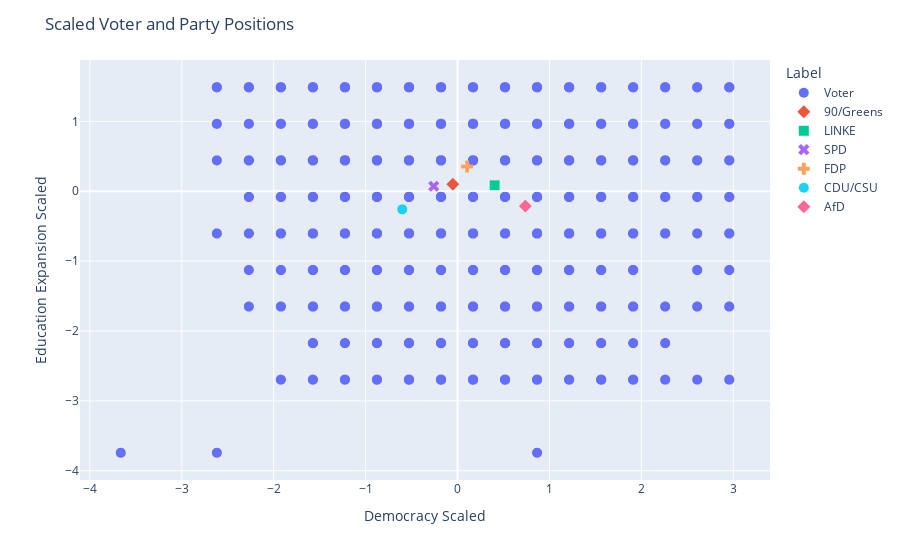

Notebook code for this chart:
### Code cell
concatenated_df = pd.concat([voter_scaled, party_scaled_df], ignore_index=True)

fig = px.scatter(
    concatenated_df,
    x=x_scaled,
    y=y_scaled,
    color='Label',
    symbol='Label')
fig.update_traces(marker=dict(size=10))
fig.update_layout(title='Scaled Voter and Party Positions')
fig.show()

### Figure 1 — Plotly figure (JSON) as saved in the notebook; plotly's stock layout.template omitted (floating-point values rounded to 4 significant figures; data arrays with more than 128 entries replaced by an {"elided": "..."} marker saying what was removed)
{"data": [{"hovertemplate": "Label=Voter<br>Democracy Scaled=%{x}<br>Education Expansion Scaled=%{y}<extra></extra>", "legendgroup": "Voter", "marker": {"color": "#636efa", "size": 10, "symbol": "circle"}, "mode": "markers", "name": "Voter", "showlegend": true, "type": "scattergl", "x": {"elided": "6874 float values"}, "xaxis": "x", "y": {"elided": "6874 float values"}, "yaxis": "y"}, {"hovertemplate": "Label=90/Greens<br>Democracy Scaled=%{x}<br>Education Expansion Scaled=%{y}<extra></extra>", "legendgroup": "90/Greens", "marker": {"color": "#EF553B", "size": 10, "symbol": "diamond"}, "mode": "markers", "name": "90/Greens", "showlegend": true, "type": "scattergl", "x": [-0.05114], "xaxis": "x", "y": [0.1007], "yaxis": "y"}, {"hovertemplate": "Label=LINKE<br>Democracy Scaled=%{x}<br>Education Expansion Scaled=%{y}<extra></extra>", "legendgroup": "LINKE", "marker": {"color": "#00cc96", "size": 10, "symbol": "square"}, "mode": "markers", "name": "LINKE", "showlegend": true, "type": "scattergl", "x": [0.4044], "xaxis": "x", "y": [0.08601], "yaxis": "y"}, {"hovertemplate": "Label=SPD<br>Democracy Scaled=%{x}<br>Education Expansion Scaled=%{y}<extra></extra>", "legendgroup": "SPD", "marker": {"color": "#ab63fa", "size": 10, "symbol": "x"}, "mode": "markers", "name": "SPD", "showlegend": true, "type": "scattergl", "x": [-0.2589], "xaxis": "x", "y": [0.07183], "yaxis": "y"}, {"hovertemplate": "Label=FDP<br>Democracy Scaled=%{x}<br>Education Expansion Scaled=%{y}<extra></extra>", "legendgroup": "FDP", "marker": {"color": "#FFA15A", "size": 10, "symbol": "cross"}, "mode": "markers", "name": "FDP", "showlegend": true, "type": "scattergl", "x": [0.1047], "xaxis": "x", "y": [0.3545], "yaxis": "y"}, {"hovertemplate": "Label=CDU/CSU<br>Democracy Scaled=%{x}<br>Education Expansion Scaled=%{y}<extra></extra>", "legendgroup": "CDU/CSU", "marker": {"color": "#19d3f3", "size": 10, "symbol": "circle"}, "mode": "markers", "name": "CDU/CSU", "showlegend": true, "type": "scattergl", "x": [-0.6013], "xaxis": "x", "y": [-0.2583], "yaxis": "y"}, {"hovertemplate": "Label=AfD<br>Democracy Scaled=%{x}<br>Education Expansion Scaled=%{y}<extra></extra>", "legendgroup": "AfD", "marker": {"color": "#FF6692", "size": 10, "symbol": "diamond"}, "mode": "markers", "name": "AfD", "showlegend": true, "type": "scattergl", "x": [0.7377], "xaxis": "x", "y": [-0.2123], "yaxis": "y"}], "layout": {"legend": {"title": {"text": "Label"}, "tracegroupgap": 0}, "margin": {"t": 60}, "title": {"text": "Scaled Voter and Party Positions"}, "xaxis": {"anchor": "y", "domain": [0, 1], "title": {"text": "Democracy Scaled"}}, "yaxis": {"anchor": "x", "domain": [0, 1], "title": {"text": "Education Expansion Scaled"}}}}
